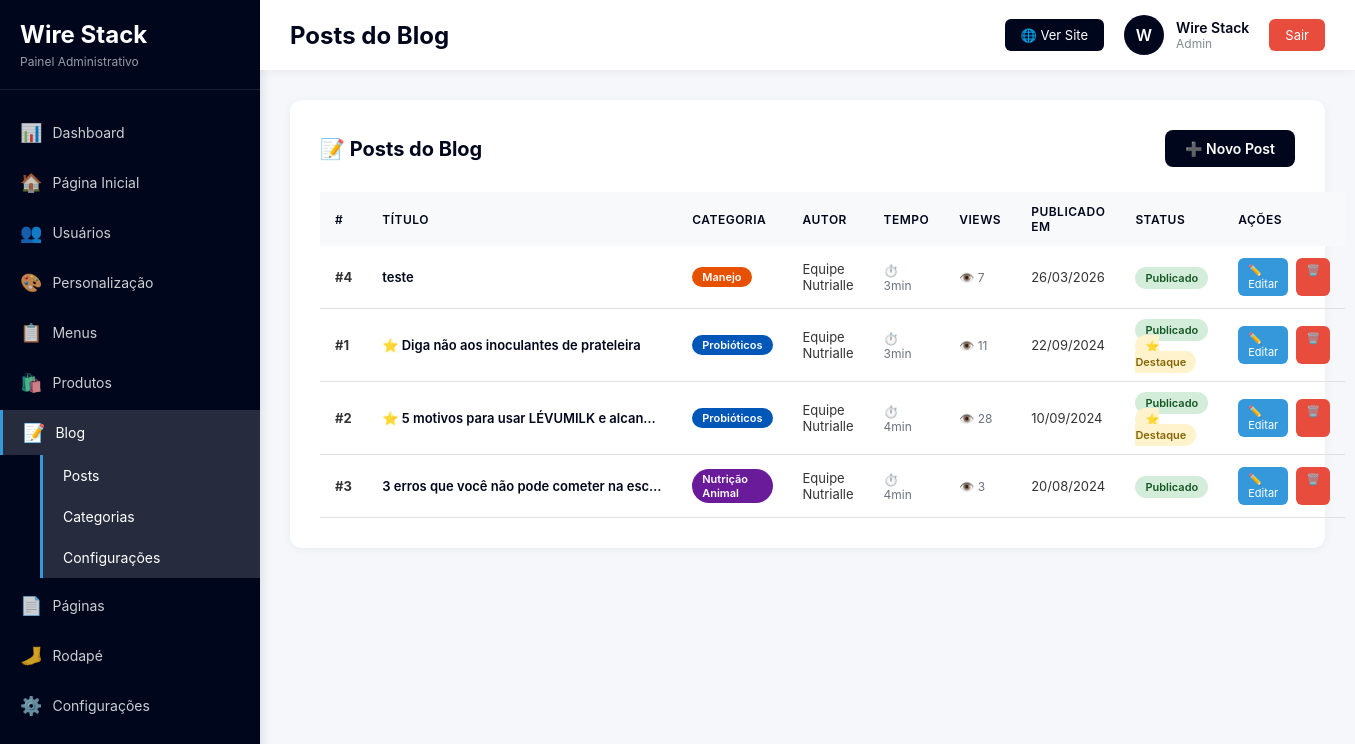
/admin/blog/posts/index.php (signed in), run on the app's committed database.
### tables this page shows
CREATE TABLE IF NOT EXISTS `blog_posts` (
  `id` int NOT NULL AUTO_INCREMENT,
  `categoria_id` int DEFAULT NULL,
  `titulo` varchar(255) NOT NULL,
  `slug` varchar(300) NOT NULL,
  `resumo` text,
  `conteudo` longtext NOT NULL,
  `imagem_destaque` varchar(500) DEFAULT NULL,
  `alt_imagem` varchar(255) DEFAULT NULL,
  `tempo_leitura` int DEFAULT '3' COMMENT 'Em minutos',
  `meta_description` varchar(320) DEFAULT NULL,
  `meta_keywords` varchar(255) DEFAULT NULL,
  `ativo` tinyint(1) NOT NULL DEFAULT '1',
  `destaque` tinyint(1) NOT NULL DEFAULT '0',
  `visualizacoes` int NOT NULL DEFAULT '0',
  `autor` varchar(100) DEFAULT 'Equipe Nutrialle',
  `publicado_em` datetime DEFAULT CURRENT_TIMESTAMP,
  `updated_at` datetime DEFAULT CURRENT_TIMESTAMP ON UPDATE CURRENT_TIMESTAMP,
  PRIMARY KEY (`id`),
  UNIQUE KEY `slug` (`slug`),
  KEY `idx_ativo_publicado` (`ativo`,`publicado_em`),
  KEY `idx_categoria` (`categoria_id`),
  KEY `idx_destaque` (`destaque`)
);

CREATE TABLE IF NOT EXISTS `blog_categorias` (
  `id` int NOT NULL AUTO_INCREMENT,
  `nome` varchar(100) NOT NULL,
  `slug` varchar(120) NOT NULL,
  `cor` varchar(20) DEFAULT '#0057b7',
  `ativo` tinyint(1) NOT NULL DEFAULT '1',
  `created_at` datetime DEFAULT CURRENT_TIMESTAMP,
  PRIMARY KEY (`id`),
  UNIQUE KEY `slug` (`slug`)
);

### admin/blog/posts/index.php (the view, shortened to what this page needs)
<?php
$db = getDB();
$stmt = $db->query("
    SELECT p.*, c.nome as categoria_nome, c.cor as categoria_cor
    FROM blog_posts p
    LEFT JOIN blog_categorias c ON p.categoria_id = c.id
    ORDER BY p.publicado_em DESC
");
$posts = $stmt->fetchAll();
include __DIR__ . '/../../includes/header.php';
include __DIR__ . '/../../includes/sidebar.php';
?>
<main class="content">
    <div class="table-container">
        <div class="table-header">
            <h3>📝 Posts do Blog</h3>
            <a href="<?= BASE_URL ?>/admin/blog/posts/criar.php" class="btn-add">➕ Novo Post</a>
        </div>
        <?php if (count($posts) > 0): ?>
            <table>
                <thead>
                    <tr>
                        <th>#</th>
                        <th>Título</th>
                        <th>Categoria</th>
                        <th>Autor</th>
                        <th>Tempo</th>
                        <th>Views</th>
                        <th>Publicado em</th>
                        <th>Status</th>
                        <th>Ações</th>
                    </tr>
                </thead>
                <tbody>
                    <?php foreach ($posts as $post): ?>
                        <tr>
                            <td><strong>#<?= $post['id'] ?></strong></td>
                            <td>
                                <span class="post-title" title="<?= htmlspecialchars($post['titulo']) ?>">
                                    <?= $post['destaque'] ? '⭐ ' : '' ?><?= htmlspecialchars($post['titulo']) ?>
                                </span>
                            </td>
                            <td>
                                <?php if ($post['categoria_nome']): ?>
                                    <span class="cat-badge" style="background:<?= htmlspecialchars($post['categoria_cor'] ?? '#999') ?>">
                                        <?= htmlspecialchars($post['categoria_nome']) ?>
                                    </span>
                                <?php else: ?>
                                    <em style="color:#ccc">Sem categoria</em>
                                <?php endif; ?>
                            </td>
                            <td><?= htmlspecialchars($post['autor']) ?></td>
                            <td><span class="tempo">⏱️ <?= $post['tempo_leitura'] ?>min</span></td>
                            <td><span class="views">👁️ <?= number_format($post['visualizacoes']) ?></span></td>
                            <td><?= date('d/m/Y', strtotime($post['publicado_em'])) ?></td>
                            <td>
                                <span class="badge badge-<?= $post['ativo'] ? 'active' : 'inactive' ?>">
                                    <?= $post['ativo'] ? 'Publicado' : 'Rascunho' ?>
                                </span>
                                <?php if ($post['destaque']): ?>
                                    <span class="badge badge-destaque">⭐ Destaque</span>
                                <?php endif; ?>
                            </td>
                            <td>
                                <div class="table-actions">
                                    <a href="<?= BASE_URL ?>/admin/blog/posts/editar.php?id=<?= $post['id'] ?>" class="btn-icon btn-edit">✏️ Editar</a>
                                    <a href="<?= BASE_URL ?>/admin/blog/posts/deletar.php?id=<?= $post['id'] ?>" class="btn-icon btn-delete">🗑️</a>
                                </div>
                            </td>
                        </tr>
                    <?php endforeach; ?>
                </tbody>
            </table>
        <?php endif; ?>
    </div>
</main>
<?php include __DIR__ . '/../../includes/footer.php'; ?>

### admin/assets/css/dashboard.css (style rules this page uses)
* { margin: 0; padding: 0; box-sizing: border-box; }
body { font-family: -apple-system, BlinkMacSystemFont, 'Segoe UI', Roboto, Oxygen, Ubuntu, Cantarell, sans-serif; background: #f5f7fa; color: #333; }
.content { margin-left: 260px; margin-top: 70px; padding: 30px; min-height: calc(100vh - 70px); }

### admin/blog/posts/index.php (style rules this page uses)
.table-container { background:#fff;padding:30px;border-radius:12px;box-shadow:0 2px 10px rgba(0,0,0,.05) }
.table-header { display:flex;justify-content:space-between;align-items:center;margin-bottom:25px }
.table-header h3 { color:#00071c;font-size:20px }
.btn-add { padding:10px 20px;background:#00071c;color:#fff;text-decoration:none;border-radius:8px;font-weight:600;font-size:14px;transition:all .3s;display:inline-flex;align-items:center;gap:8px }
table { width:100%;border-collapse:collapse }
thead { background:#f8f9fa }
th { padding:12px 15px;text-align:left;font-weight:600;color:#00071c;font-size:12px;text-transform:uppercase;letter-spacing:.5px }
td { padding:12px 15px;border-bottom:1px solid #e0e0e0;font-size:13px;vertical-align:middle }
.badge { padding:4px 10px;border-radius:20px;font-size:11px;font-weight:600 }
.badge-active { background:#d4edda;color:#155724 }
.badge-destaque { background:#fff3cd;color:#856404 }
.table-actions { display:flex;gap:8px }
.btn-icon { padding:5px 10px;border:none;border-radius:6px;cursor:pointer;font-size:11px;transition:all .3s;text-decoration:none;display:inline-block }
.btn-edit { background:#3498db;color:#fff }
.btn-delete { background:#e74c3c;color:#fff }
.cat-badge { display:inline-flex;align-items:center;gap:5px;padding:3px 10px;border-radius:20px;font-size:11px;font-weight:600;color:#fff }
.post-title { font-weight:600;color:#00071c;max-width:280px;display:block;white-space:nowrap;overflow:hidden;text-overflow:ellipsis }
.views { display:inline-flex;align-items:center;gap:4px;color:#6b7280;font-size:12px }
.tempo { display:inline-flex;align-items:center;gap:4px;color:#6b7280;font-size:12px }

### data on the page
blog_posts: id "4", titulo "teste", categoria.nome "Manejo", autor "Equipe Nutrialle", tempo_leitura "3", visualizacoes "7", publicado_em "26/03/2026", ativo "Publicado"
blog_posts: id "1", titulo "Diga não aos inoculantes de prateleira", categoria.nome "Probióticos", autor "Equipe Nutrialle", tempo_leitura "3", visualizacoes "11", publicado_em "22/09/2024", ativo "Publicado", destaque "⭐ Destaque"
blog_posts: id "2", titulo "5 motivos para usar LÉVUMILK e alcan…", categoria.nome "Probióticos", autor "Equipe Nutrialle", tempo_leitura "4", visualizacoes "28", publicado_em "10/09/2024", ativo "Publicado", destaque "⭐ Destaque"
blog_posts: id "3", titulo "3 erros que você não pode cometer na esc…", categoria.nome "Nutrição Animal", autor "Equipe Nutrialle", tempo_leitura "4", visualizacoes "3", publicado_em "20/08/2024", ativo "Publicado"

### other printed values
$page_title "Posts do Blog"
substr($user_name, 0, 1) "W"
$user_name "Wire Stack"
$user_role "Admin"
